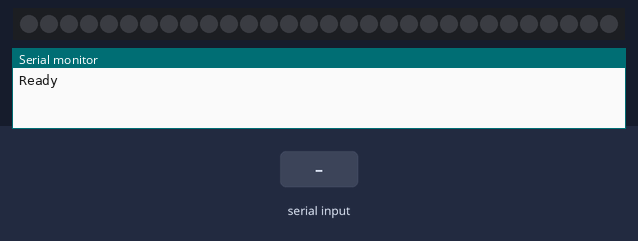
This sketch was run on a simulated Arduino Uno, built with avr-gcc and run on an emulated ATmega328P. On the bench: 30 RGB LEDs in strip order, left to right, the last lines printed to the serial monitor. The inputs (shaded band) are chosen by the test bench. Dim RGB values are drawn brighter than linear.

Above: at 1.2 s.
1.3 s: "INTERNAL 1\n" received over Serial
At 1.8 s:
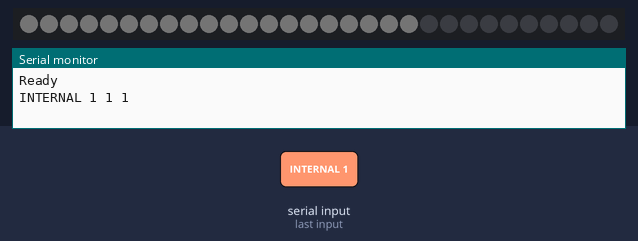
2.8 s: "CAMERA 1\n" received over Serial
4.3 s: "PIXEL 90\n" received over Serial
At 5.2 s:
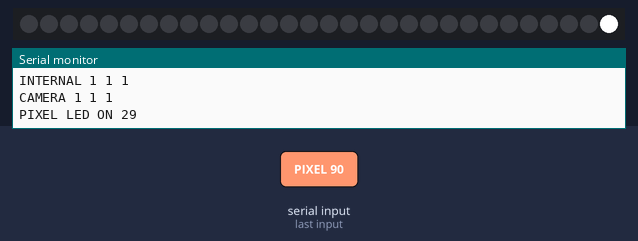
Timing chart, 0 to 7.3 s (numbered marks = the images above; inputs shaded):
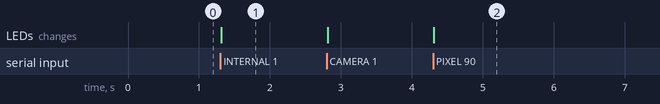

Measured:
- after the input at 1.3 s, the LEDs: change at once (image 1)
- after the input at 4.3 s, the LEDs: change at once (image 2)

The sketch:

neopixel_controller.ino
```cpp
#include <Adafruit_NeoPixel.h>

#define LED_PIN    5
#define LED_COUNT  30

#define INTERNAL_START 0
#define INTERNAL_END   19
#define CAMERA_START   20
#define CAMERA_END     23

Adafruit_NeoPixel strip(LED_COUNT, LED_PIN, NEO_GRB + NEO_KHZ800);

int internalRed = 0;
int internalGreen = 0;
int internalBlue = 0;
int cameraRed = 0;
int cameraGreen = 0;
int cameraBlue = 0;

String readToken(String text, int tokenIndex) {
  int start = 0;
  int current = 0;

  text.trim();
  while (start < text.length()) {
    int end = text.indexOf(' ', start);
    if (end == -1) {
      end = text.length();
    }

    if (current == tokenIndex) {
      return text.substring(start, end);
    }

    current++;
    start = end + 1;
    while (start < text.length() && text.charAt(start) == ' ') {
      start++;
    }
  }

  return "";
}

int readColorToken(String cmd, int tokenIndex, int fallback) {
  String token = readToken(cmd, tokenIndex);
  if (token.length() == 0) {
    return fallback;
  }

  return constrain(token.toInt(), 0, 255);
}

void setRange(int startLed, int endLed, uint32_t color) {
  for (int i = startLed; i <= endLed; i++) {
    strip.setPixelColor(i, color);
  }
}

void renderRanges() {
  strip.clear();
  setRange(
    INTERNAL_START,
    INTERNAL_END,
    strip.Color(internalRed, internalGreen, internalBlue)
  );
  setRange(
    CAMERA_START,
    CAMERA_END,
    strip.Color(cameraRed, cameraGreen, cameraBlue)
  );
  strip.show();
}

void setup() {
  Serial.begin(9600);
  strip.begin();
  strip.clear();
  strip.show();
  strip.setBrightness(255);
  Serial.println("Ready");
}

void loop() {
  if (Serial.available()) {
    String cmd = Serial.readStringUntil('\n');
    cmd.trim();

    if (cmd == "OFF") {
      internalRed = 0;
      internalGreen = 0;
      internalBlue = 0;
      cameraRed = 0;
      cameraGreen = 0;
      cameraBlue = 0;
      renderRanges();
      Serial.println("LED OFF");

    } else if (cmd == "INTERNAL" || cmd.startsWith("INTERNAL ")) {
      internalRed = readColorToken(cmd, 1, 255);
      internalGreen = readColorToken(cmd, 2, internalRed);
      internalBlue = readColorToken(cmd, 3, internalRed);
      renderRanges();
      Serial.print("INTERNAL ");
      Serial.print(internalRed);
      Serial.print(" ");
      Serial.print(internalGreen);
      Serial.print(" ");
      Serial.println(internalBlue);

    } else if (cmd == "CAMERA" || cmd.startsWith("CAMERA ")) {
      cameraRed = readColorToken(cmd, 1, 255);
      cameraGreen = readColorToken(cmd, 2, cameraRed);
      cameraBlue = readColorToken(cmd, 3, cameraRed);
      renderRanges();
      Serial.print("CAMERA ");
      Serial.print(cameraRed);
      Serial.print(" ");
      Serial.print(cameraGreen);
      Serial.print(" ");
      Serial.println(cameraBlue);

    } else if (cmd.startsWith("PIXEL ")) {
      int led = constrain(cmd.substring(6).toInt(), 0, LED_COUNT - 1);
      strip.clear();
      strip.setPixelColor(led, strip.Color(255, 255, 255));
      strip.show();
      Serial.print("PIXEL LED ON ");
      Serial.println(led);
    }
  }
}
```
